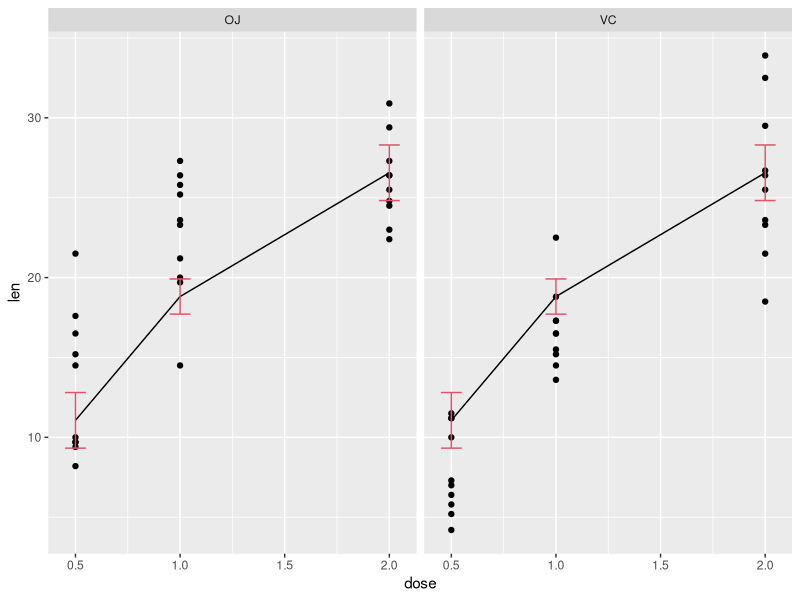
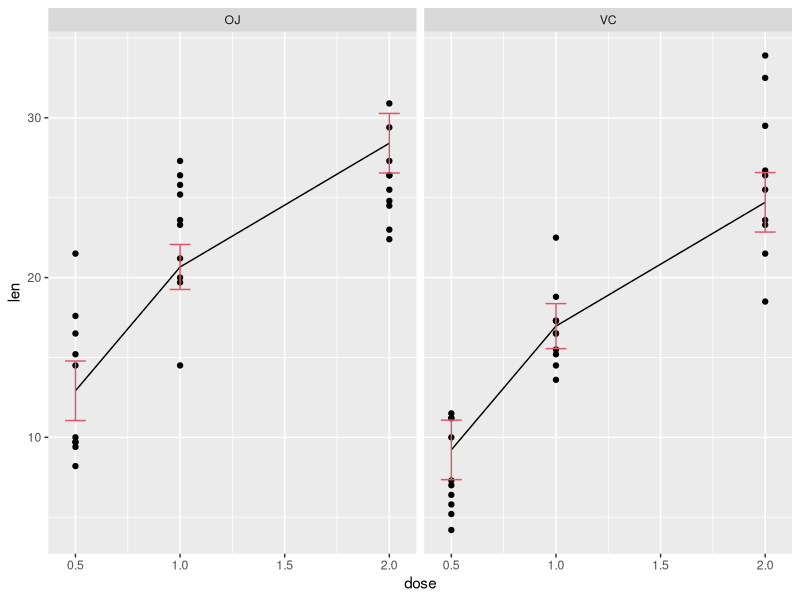

These charts were generated, in order, by the following R code:
library(ggplot2)
p <- ggplot(ToothGrowth) + facet_wrap(~ supp)

fm3 <- lm(len ~ log(dose), data = ToothGrowth)
udf <- unique(ToothGrowth[-1])
predict(fm3, udf)
udf3 <- cbind(udf, fit = predict(fm3, udf))
udf3conf <- cbind(udf, predict(fm3, udf, interval = "confidence"))
print(udf3conf)

# Lets plot.
p + geom_point(aes(x = dose, y = len)) + 
  geom_line(aes(x = dose, y = fit), data = udf3) + 
  geom_errorbar(aes(x = dose, ymin = lwr, ymax = upr), data = udf3conf, width = 0.1, col = 2)

# Extension of the above model to allow different intercepts for different supplement types.
# This is an additive model.
fm7 <- aov(len ~ supp + log(dose), data = ToothGrowth)

# Objective: Obtain confidence intervals for this model and plot them as before.

udf <- unique(ToothGrowth[-1])
predict(fm7, udf)
udf7 <- cbind(udf, fit = predict(fm7, udf))
udf7conf <- cbind(udf, predict(fm7, udf, interval = "confidence"))
print(udf7conf)

# Lets plot.
p + geom_point(aes(x = dose, y = len)) + 
  geom_line(aes(x = dose, y = fit), data = udf7) + 
  geom_errorbar(aes(x = dose, ymin = lwr, ymax = upr), data = udf7conf, width = 0.1, col = 2)

